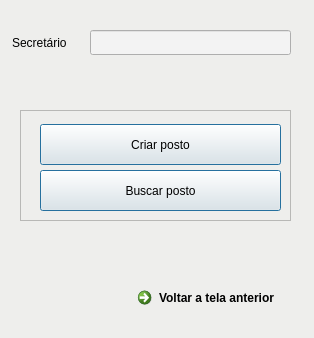
<?xml version="1.0" encoding="UTF-8"?>
<ui version="4.0">
 <class>MainWindow</class>
 <widget class="QMainWindow" name="MainWindow">
  <property name="geometry">
   <rect>
    <x>0</x>
    <y>0</y>
    <width>314</width>
    <height>338</height>
   </rect>
  </property>
  <property name="windowTitle">
   <string>Gestão de Postos de Saúde</string>
  </property>
  <widget class="QWidget" name="centralwidget">
   <widget class="QFrame" name="frame">
    <property name="geometry">
     <rect>
      <x>-10</x>
      <y>-10</y>
      <width>501</width>
      <height>401</height>
     </rect>
    </property>
    <property name="styleSheet">
     <string notr="true">background-color: rgb(238, 238, 236);</string>
    </property>
    <property name="frameShape">
     <enum>QFrame::StyledPanel</enum>
    </property>
    <property name="frameShadow">
     <enum>QFrame::Raised</enum>
    </property>
    <widget class="QLineEdit" name="secretaryTag">
     <property name="geometry">
      <rect>
       <x>20</x>
       <y>40</y>
       <width>81</width>
       <height>25</height>
      </rect>
     </property>
     <property name="text">
      <string>Secretário</string>
     </property>
     <property name="frame">
      <bool>false</bool>
     </property>
     <property name="readOnly">
      <bool>true</bool>
     </property>
    </widget>
    <widget class="QLineEdit" name="secretaryName">
     <property name="geometry">
      <rect>
       <x>100</x>
       <y>40</y>
       <width>201</width>
       <height>25</height>
      </rect>
     </property>
     <property name="styleSheet">
      <string notr="true">background-color: rgb(243, 243, 243);</string>
     </property>
    </widget>
    <widget class="QFrame" name="wrapper">
     <property name="geometry">
      <rect>
       <x>30</x>
       <y>120</y>
       <width>271</width>
       <height>111</height>
      </rect>
     </property>
     <property name="styleSheet">
      <string notr="true">border-color: rgb(92, 53, 102);</string>
     </property>
     <property name="frameShape">
      <enum>QFrame::StyledPanel</enum>
     </property>
     <property name="frameShadow">
      <enum>QFrame::Raised</enum>
     </property>
     <widget class="QPushButton" name="createPostButton">
      <property name="geometry">
       <rect>
        <x>20</x>
        <y>14</y>
        <width>241</width>
        <height>41</height>
       </rect>
      </property>
      <property name="text">
       <string>Criar posto</string>
      </property>
      <property name="default">
       <bool>true</bool>
      </property>
     </widget>
     <widget class="QPushButton" name="findPostButton">
      <property name="geometry">
       <rect>
        <x>20</x>
        <y>60</y>
        <width>241</width>
        <height>41</height>
       </rect>
      </property>
      <property name="text">
       <string>Buscar posto</string>
      </property>
      <property name="default">
       <bool>true</bool>
      </property>
     </widget>
    </widget>
    <widget class="QCommandLinkButton" name="previusPageCommandButton">
     <property name="geometry">
      <rect>
       <x>140</x>
       <y>290</y>
       <width>161</width>
       <height>41</height>
      </rect>
     </property>
     <property name="text">
      <string>Voltar a tela anterior</string>
     </property>
    </widget>
   </widget>
  </widget>
 </widget>
 <resources/>
 <connections/>
</ui>
